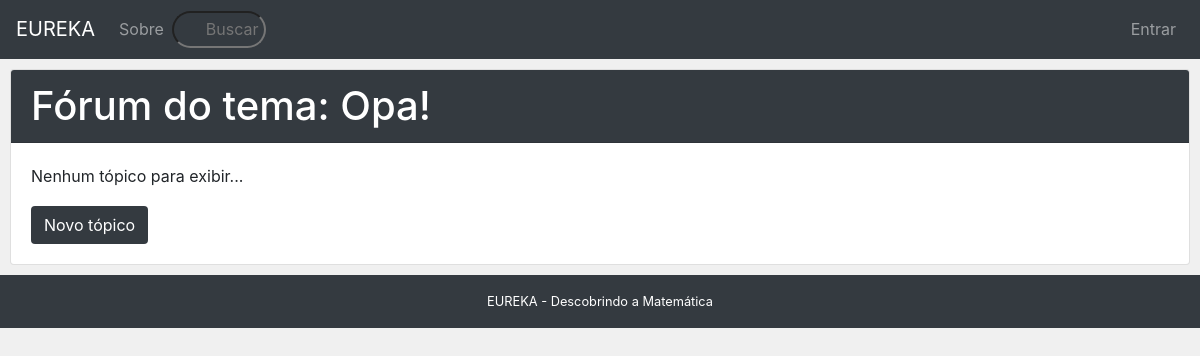
Page /forum/4/ on the earlier database version.
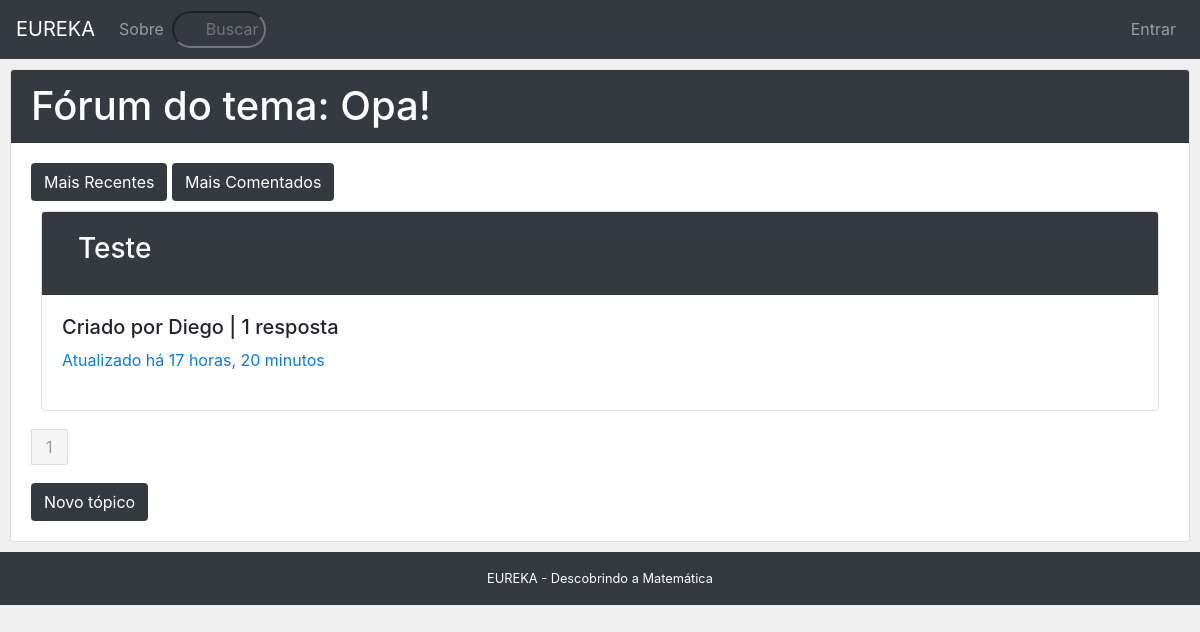
Same page on the later database version.
### core/models.py (models this page shows, shortened)
class Forum (models.Model):
	name = models.CharField('Título', max_length=100)
	author = models.ForeignKey(get_user_model(), verbose_name = 'Autor', related_name='threads', on_delete=models.CASCADE)
	body =  models.TextField('Mensagem')
	views = models.IntegerField('Vizualizações', blank=True, default=0)
	answers = models.IntegerField('Respostas', blank=True, default=0)
	created_at = models.DateTimeField('Criado em', auto_now_add=True)
	updated_at = models.DateTimeField('Atualizado em', auto_now=True)
	tema_id = models.ForeignKey('Tema', verbose_name='Tema', on_delete=models.CASCADE, blank=True, null=True)

class Usuario(AbstractBaseUser, PermissionsMixin):
	USER_OPTIONS = (
		('PROFESSOR', 'Professor'),
		('ALUNO', 'Aluno'),
	)
	GENDER_OPTIONS = (
		('MASCULINO', 'M'),
		('FEMININO', 'F'),
	)
	username = models.CharField('Nome de Usuário', max_length=30, unique=True, validators = [validators.RegexValidator(re.compile('^[\w.@+-]+$'), 'O nome de usuário só pode conter letras, dígitos ou os seguintes caracteres @/./+/-/_', 'invalid')])
	name = models.CharField('Nome', max_length=100)
	gender = user_type = models.CharField('Sexo', max_length=9, choices=GENDER_OPTIONS, default='MASCULINO')
	birth_date = models.DateField('Data de Nascimento', null=True, blank = True)
	grade = models.IntegerField('Série', validators=[MaxValueValidator(9), MinValueValidator(1)], null=True, blank = True)
	email = models.EmailField('Email', max_length=256, blank=True, unique=True)
	image = models.ImageField(upload_to='core/images', verbose_name = 'Imagem', null = True, blank = True)
	user_type = models.CharField('Tipo', max_length=9, choices=USER_OPTIONS, default='ALUNO')
	created_at = models.DateTimeField('Criado em', auto_now_add=True)
	updated_at = models.DateTimeField('Atualizado em', auto_now=True)
	is_active = models.BooleanField('Esta ativo?', blank=True, default=True)
	is_staff = models.BooleanField('Admin', blank=True, default=False)
	date_joined = models.DateTimeField('Data de cadastro', auto_now_add=True)
	objects = UserManager()
	USERNAME_FIELD = 'username'
	REQUIRED_FIELDS = ['email','name','gender','birth_date','user_type']
	def __str__(self):
		return self.name
	class Meta:
		verbose_name = 'Usuário'
		verbose_name_plural = 'Usuários'

### core/views/forum.py (the view)
# urls.py: path('forum/<int:pk>/', views.ForumView.as_view(), name='forum'),
class ForumView(ListView):
	paginate_by = 2
	template_name = 'forum/index.html'
	def get_context_data(self, **kwargs):
		context = super(ForumView, self).get_context_data(**kwargs)
		context['pk'] = Tema.objects.get(pk = self.kwargs['pk'])
		return context
	def get_queryset(self):
		queryset = Forum.objects.filter(tema_id__pk = self.kwargs['pk'])
		order = self.request.GET.get('order', '')
		if order == 'answers':
			queryset = queryset.order_by('-answers')
		return queryset

### core/templates/forum/index.html (shortened to what this page needs)
{% extends "base.html" %}
{% load static %}
{% block content %}
<div class="card cardEspecial">
	<div class="card-header bg-dark text-white">
		<h1>Fórum do tema: {{pk.name}}</h1>
	</div>
	<div class="card-body">
			{% if object_list %}
				<a href="?order=" class="btn bg-dark text-white">Mais Recentes</a>
				<a href="?order=answers" class="btn bg-dark text-white">Mais Comentados</a>
				{% for forum in object_list %}
				<div class="card cardEspecial">
					<div class="card-header bg-dark text-white">
						<h3><a href="{% url 'forum_topic' forum.pk %}" class="nav-link">{{forum.name}}</a></h3>
					</div>
					<div class="card-body">
						<h5>
							Criado por {{ forum.author }} | {{ forum.answers }} resposta{{ forum.answers|pluralize }}
						</h5>
						<p>
							<a class="fright" href="" title="">Atualizado há {{ forum.updated_at|timesince }}</a>
						</p>
					</div>
				</div>
				{% endfor %}
				<ul class="pagination pagination-centered">
					{% for page in paginator.page_range %}
					<li{% if page == page_obj.number %} class="active"{% endif %}>
						<a href="?page={{ page }}{% if request.GET.order %}&order={{ request.GET.order }}{% endif %}" title="">{{ page }}</a>
					</li>
					{% endfor %}
				</ul>
			{% else %}
				<p>Nenhum tópico para exibir...</p>
			{% endif %}
			<a href="{% url 'criar_forum' pk=pk.pk %}" class="btn bg-dark text-white">Novo tópico</a>
		</div>
	</div>
</div>
{% endblock %}

Differences in the rows shown:
added Forum: name "Teste", author "Diego", answers "1", updated_at "17 horas, 20 minutos"
Other differences:
text no longer shown: "Nenhum tópico para exibir..."
text now shown: "Mais Recentes Mais Comentados"
new list line: "1"
